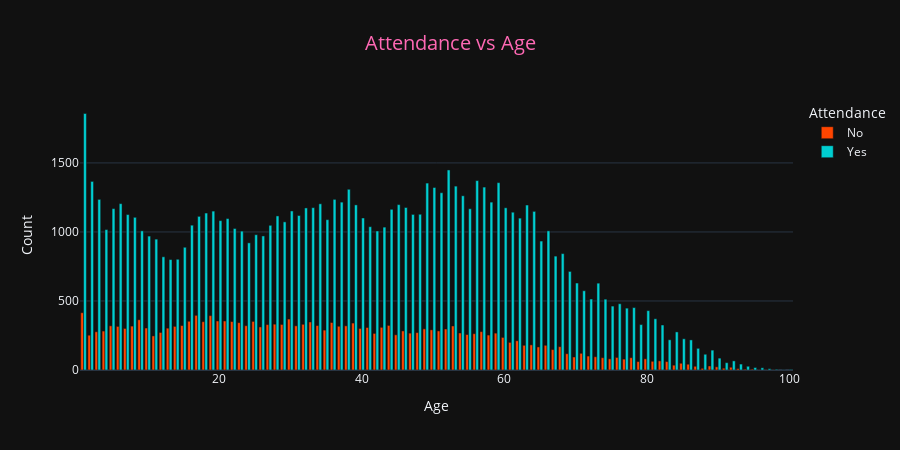

Here is the notebook cell this chart was saved with:
### Code cell
fig_age = px.bar(age_attendance,
             x='Age',
             y='Count',
             color='Attendance',
             barmode='group',
             title='Attendance vs Age ',
             color_discrete_sequence=colors_age_gender,
             template=template_style
)
fig_age.update_layout(
    height=450,
    title_font=dict(size=20, color=colors_age_gender[2]),
    title_x=0.5
)

### Figure 1 — Plotly figure (JSON) as saved in the notebook; plotly's stock layout.template omitted (floating-point values rounded to 4 significant figures)
{"data": [{"alignmentgroup": "True", "hovertemplate": "Attendance=No<br>Age=%{x}<br>Count=%{y}<extra></extra>", "legendgroup": "No", "marker": {"color": "#ff4500", "pattern": {"shape": ""}}, "name": "No", "offsetgroup": "No", "orientation": "v", "showlegend": true, "textposition": "auto", "x": [1, 2, 3, 4, 5, 6, 7, 8, 9, 10, 11, 12, 13, 14, 15, 16, 17, 18, 19, 20, 21, 22, 23, 24, 25, 26, 27, 28, 29, 30, 31, 32, 33, 34, 35, 36, 37, 38, 39, 40, 41, 42, 43, 44, 45, 46, 47, 48, 49, 50, 51, 52, 53, 54, 55, 56, 57, 58, 59, 60, 61, 62, 63, 64, 65, 66, 67, 68, 69, 70, 71, 72, 73, 74, 75, 76, 77, 78, 79, 80, 81, 82, 83, 84, 85, 86, 87, 88, 89, 90, 91, 92, 93, 94, 95, 96, 97, 98], "xaxis": "x", "y": [415, 252, 277, 282, 320, 316, 301, 318, 364, 304, 247, 272, 303, 316, 322, 353, 396, 350, 394, 355, 355, 351, 343, 321, 352, 312, 329, 332, 330, 369, 320, 331, 348, 322, 289, 344, 317, 320, 340, 301, 308, 265, 309, 323, 255, 283, 267, 271, 298, 291, 283, 297, 319, 268, 257, 263, 278, 253, 267, 236, 200, 212, 179, 182, 167, 179, 148, 169, 118, 94, 121, 101, 96, 89, 81, 91, 79, 89, 61, 81, 63, 66, 61, 35, 49, 42, 27, 12, 29, 23, 13, 20, 10, 6, 6, 1, 2, 1], "yaxis": "y", "type": "bar"}, {"alignmentgroup": "True", "hovertemplate": "Attendance=Yes<br>Age=%{x}<br>Count=%{y}<extra></extra>", "legendgroup": "Yes", "marker": {"color": "#00ced1", "pattern": {"shape": ""}}, "name": "Yes", "offsetgroup": "Yes", "orientation": "v", "showlegend": true, "textposition": "auto", "x": [1, 2, 3, 4, 5, 6, 7, 8, 9, 10, 11, 12, 13, 14, 15, 16, 17, 18, 19, 20, 21, 22, 23, 24, 25, 26, 27, 28, 29, 30, 31, 32, 33, 34, 35, 36, 37, 38, 39, 40, 41, 42, 43, 44, 45, 46, 47, 48, 49, 50, 51, 52, 53, 54, 55, 56, 57, 58, 59, 60, 61, 62, 63, 64, 65, 66, 67, 68, 69, 70, 71, 72, 73, 74, 75, 76, 77, 78, 79, 80, 81, 82, 83, 84, 85, 86, 87, 88, 89, 90, 91, 92, 93, 94, 95, 96, 97, 98, 99, 100], "xaxis": "x", "y": [1858, 1366, 1236, 1017, 1169, 1205, 1126, 1106, 1008, 970, 948, 820, 800, 802, 889, 1049, 1113, 1137, 1151, 1082, 1097, 1025, 1006, 921, 980, 971, 1048, 1116, 1073, 1152, 1119, 1174, 1176, 1204, 1089, 1236, 1216, 1309, 1196, 1101, 1038, 1007, 1035, 1164, 1198, 1177, 1127, 1128, 1354, 1322, 1284, 1449, 1332, 1262, 1168, 1372, 1325, 1216, 1357, 1175, 1143, 1100, 1195, 1149, 934, 1008, 825, 843, 714, 630, 574, 514, 629, 513, 463, 480, 448, 452, 329, 430, 371, 326, 219, 276, 226, 218, 157, 114, 144, 86, 53, 66, 43, 27, 18, 16, 9, 5, 1, 4], "yaxis": "y", "type": "bar"}], "layout": {"xaxis": {"anchor": "y", "domain": [0.0, 1.0], "title": {"text": "Age"}}, "yaxis": {"anchor": "x", "domain": [0.0, 1.0], "title": {"text": "Count"}}, "legend": {"title": {"text": "Attendance"}, "tracegroupgap": 0}, "title": {"text": "Attendance vs Age ", "font": {"size": 20, "color": "#ff69b4"}, "x": 0.5}, "barmode": "group", "height": 450}}
